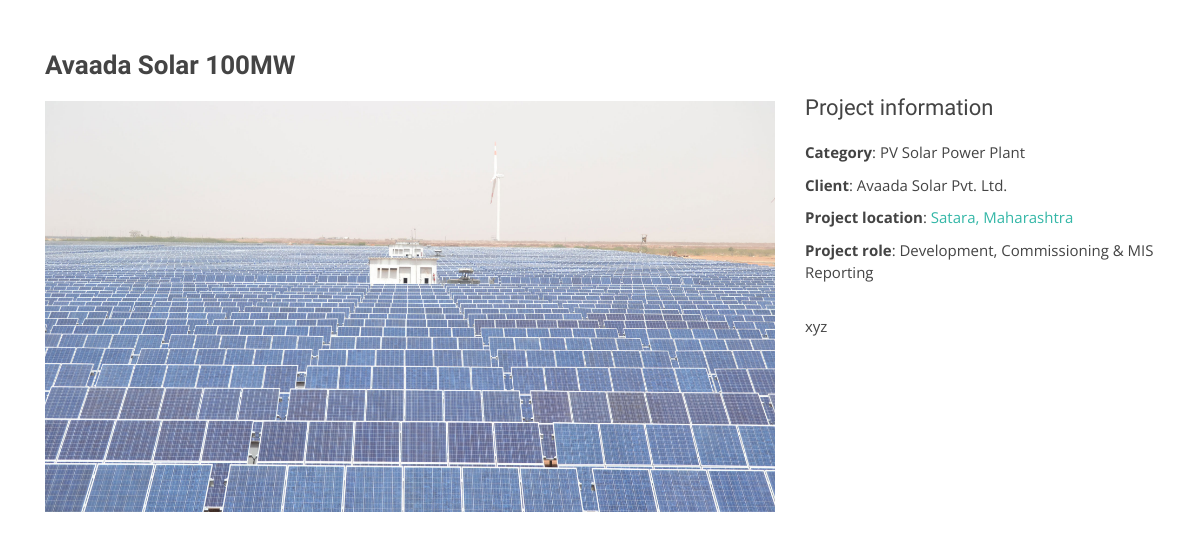
The page /projectDetails/1/ on the database its author committed.
### rakesh/models.py (models this page shows, shortened)
class Project(models.Model):
    PROJ_FILTER = (
        ('filter-app', 'RA'),
        ('filter-card', 'Autotest'),
        ('filter-web', 'Freelance'),
    )
    name = models.CharField(max_length=100, null=True)
    description = models.TextField(null=True, blank=True)
    image = models.ImageField(blank=True, null=True, default='def_img1.jpg', )
    proj_filter = models.CharField(choices=PROJ_FILTER, null=True, blank=True, max_length=50)
    client = models.CharField(max_length=100, null=True)
    location = models.CharField(max_length=100, null=True)
    role = models.CharField(max_length=250, null=True)
    category = models.CharField(max_length=100, null=True)

### rakesh/views.py (the view)
# urls.py: path('projectDetails/<str:pk>/', views.proj_details_page, name='project details'),
def proj_details_page(request, pk):
    project = Project.objects.get(id=pk)
    context = {'project': project}
    return render(request, 'rakesh/project-details.html', context)

### rakesh/templates/rakesh/project-details.html (shortened to what this page needs)
{% load static %}
<!DOCTYPE html>
<html lang="en">
<head>
    <link href="{% static 'vendor/bootstrap/css/bootstrap.min.css'%}" rel="stylesheet">
    <link href="{% static 'vendor/icofont/icofont.min.css" rel="stylesheet'%}">
    <link href="{% static 'vendor/owl.carousel/assets/owl.carousel.min.css'%}" rel="stylesheet">
    <link href="{% static 'vendor/boxicons/css/boxicons.min.css'%}" rel="stylesheet">
    <link href="{% static 'vendor/venobox/venobox.css'%}" rel="stylesheet">
    <link href="{% static 'vendor/aos/aos.css'%}" rel="stylesheet">
    <link href="{% static 'css/style.css'%}" rel="stylesheet">
</head>
<body>
    <main id="main">
        <section id="portfolio-details" class="portfolio-details">
            <div class="container">
                <div class="row">
                    <div class="col-lg-8">
                        <h2 class="portfolio-title">{{ project.name}}</h2>
                        <div class="owl-carousel portfolio-details-carousel">
                            <img src="{{ project.image.url }}" class="img-fluid" alt="">
                        </div>
                    </div>
                    <div class="col-lg-4 portfolio-info">
                        <h3>Project information</h3>
                        <ul>
                            <li><strong>Category</strong>: {{ project.category }}</li>
                            <li><strong>Client</strong>: {{ project.client }}</li>
                            <li><strong>Project location</strong>: <a href="#">{{ project.location }}</a></li>
                            <li><strong>Project role</strong>: {{ project.role }}</li>
                        </ul>
                        <p>
                            {{ project.description }}
                        </p>
                    </div>
                </div>
            </div>
        </section>
    </main>
</body>
</html>

### static/css/style.css (style rules this page uses)
body { font-family: "Open Sans", sans-serif; color: #444444; }
a { color: #34b7a7; }
h1, h2, h3, h4, h5, h6 { font-family: "Raleway", sans-serif; }
#main { margin-top: 50px; }
section { padding: 60px 0; }
.portfolio-details { padding: 0; }
.portfolio-details .portfolio-title { font-size: 26px; font-weight: 700; margin-bottom: 20px; }
.portfolio-details .portfolio-info { padding-top: 45px; }
.portfolio-details .portfolio-info h3 { font-size: 22px; font-weight: 400; margin-bottom: 20px; }
.portfolio-details .portfolio-info ul { list-style: none; padding: 0; font-size: 15px; }
.portfolio-details .portfolio-info ul li + li { margin-top: 10px; }
.portfolio-details .portfolio-info p { font-size: 15px; padding: 15px 0 0 0; }

### rows shown on the page
Project: name "Avaada Solar 100MW", image (picture), category "PV Solar Power Plant", client "Avaada Solar Pvt. Ltd.", location "Satara, Maharashtra", role "Development, Commissioning & MIS Reporting", description "xyz"
